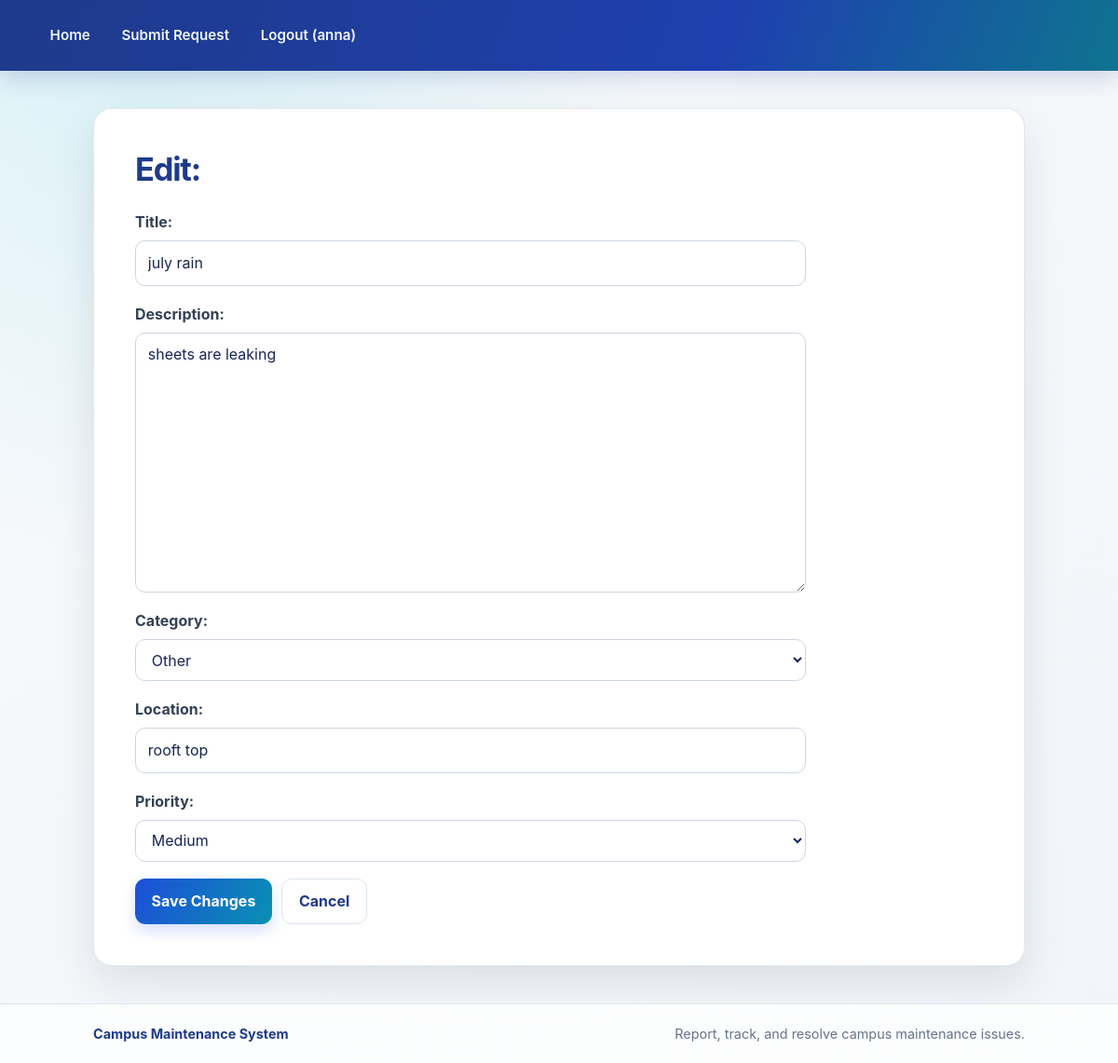
The page /edit/7/ (signed in) on the database its author committed.
### maintenance/models.py (models this page shows, shortened)
class MaintenanceRequest(models.Model):
    user = models.ForeignKey(User, on_delete=models.CASCADE)
    title = models.CharField(max_length=200)
    description = models.TextField()
    category = models.CharField(max_length=20, choices=CATEGORY_CHOICES, default='other')
    location = models.CharField(max_length=200)
    priority = models.CharField(max_length=10, choices=PRIORITY_CHOICES, default='medium')
    status = models.CharField(max_length=15, choices=STATUS_CHOICES, default='pending')
    date_reported = models.DateTimeField(auto_now_add=True)
    date_updated = models.DateTimeField(auto_now=True)

### maintenance/views.py (the view)
# urls.py: path('edit/<int:pk>/', views.edit_request, name='edit_request'),
@login_required
def edit_request(request, pk):
    obj = get_object_or_404(get_tickets(request.user), pk=pk)
    form_class = StaffMaintenanceRequestForm if request.user.is_staff else MaintenanceRequestForm
    form = form_class(request.POST or None, instance=obj)
    if form.is_valid():
        form.save()
        return redirect('home')
    return render(request, 'maintenance/edit_request.html', {'form': form})

### maintenance/forms.py
class MaintenanceRequestForm(forms.ModelForm):
    class Meta:
        model = MaintenanceRequest
        fields = ['title', 'description', 'category', 'location', 'priority']

### maintenance/views.py (called while the page is built)
def get_tickets(user):
    tickets = MaintenanceRequest.objects.all()
    return tickets if user.is_staff else tickets.filter(user=user)

### maintenance/templates/maintenance/edit_request.html (shortened to what this page needs)
{% extends 'maintenance/base.html' %}
{% block content %}
<h2>Edit: {{ maintenance_request.title }}</h2>
<form class="stacked-form" method="post">
    {{ form.as_p }}
    <div class="form-actions">
        <button class="btn" type="submit">Save Changes</button>
        <a class="btn secondary-button" href="{% url 'home' %}">Cancel</a>
    </div>
</form>
{% endblock %}

### maintenance/templates/maintenance/base.html (shortened to what this page needs)
<!DOCTYPE html>
<html>
<head>
    {% load static %}
    <link rel="stylesheet" href="{% static 'maintenance/styles.css' %}">
</head>
<body>
<nav>
    <a href="{% url 'home' %}">Home</a>
    {% if user.is_authenticated %}
        <a href="{% url 'submit_request' %}">Submit Request</a>
        <a href="{% url 'logout' %}">Logout ({{ user.username }})</a>
    {% else %}
        <a href="{% url 'login' %}">Login</a>
        <a href="{% url 'register' %}">Register</a>
    {% endif %}
</nav>
<main class="box">
    {% block content %}{% endblock %}
</main>
<footer class="site-footer">
    <p>Campus Maintenance System</p>
    <span>Report, track, and resolve campus maintenance issues.</span>
</footer>
</body>
</html>

### maintenance/static/maintenance/styles.css (style rules this page uses)
:root { color-scheme: light; --ink: #172554; --muted: #64748b; --brand: #1d4ed8; --brand-dark: #1e3a8a; --accent: #06b6d4; --surface: #ffffff; --canvas: #f1f5f9; --line: #dbe4f0; --shadow: 0 18px 45px rgb(15 23 42 / 10%); }
* { box-sizing: border-box; }
body { display: flex; flex-direction: column; min-height: 100vh; margin: 0; color: var(--ink); background: radial-gradient(ellipse at 12% 0%, rgb(6 182 212 / 13%), transparent 35rem), linear-gradient(145deg, #f8fafc, var(--canvas)); font-family: Inter, "Segoe UI", Arial, sans-serif; line-height: 1.6; }
nav { display: flex; flex-wrap: wrap; align-items: center; gap: 0.4rem; min-height: 76px; padding: 1rem max(1.25rem, calc((100% - 1120px) / 2)); background: linear-gradient(110deg, var(--brand-dark), #1e40af 65%, #0e7490); box-shadow: 0 8px 24px rgb(30 58 138 / 18%); }
nav a { padding: 0.55rem 0.85rem; border-radius: 0.65rem; color: #eff6ff; font-size: 0.95rem; font-weight: 600; text-decoration: none; transition: background-color 160ms ease, transform 160ms ease; }
.box { width: min(100% - 2rem, 1000px); flex: 1 0 auto; min-height: 240px; margin: 2.5rem auto; padding: clamp(1.25rem, 4vw, 2.75rem); border: 1px solid rgb(219 228 240 / 85%); border-radius: 1.25rem; background: var(--surface); box-shadow: var(--shadow); }
.site-footer { display: flex; flex-wrap: wrap; align-items: center; justify-content: space-between; gap: 0.4rem 1rem; margin-top: auto; padding: 1.25rem max(1.25rem, calc((100% - 1000px) / 2)); border-top: 1px solid var(--line); background: rgb(255 255 255 / 75%); color: var(--muted); font-size: 0.9rem; }
.site-footer p { margin: 0; color: var(--brand-dark); font-weight: 700; }
.site-footer span { color: var(--muted); }
h1, h2 { margin-top: 0; color: var(--brand-dark); line-height: 1.2; letter-spacing: -0.035em; }
h2 { margin-bottom: 1.5rem; font-size: clamp(1.55rem, 4vw, 2.15rem); }
p { color: #475569; }
a { color: var(--brand); font-weight: 600; }
.btn, button { display: inline-flex; align-items: center; justify-content: center; min-height: 42px; padding: 0.65rem 1.1rem; border: 0; border-radius: 0.7rem; background: linear-gradient(120deg, var(--brand), #0891b2); box-shadow: 0 7px 16px rgb(29 78 216 / 18%); color: #ffffff; cursor: pointer; font: inherit; font-weight: 700; text-decoration: none; transition: box-shadow 160ms ease, transform 160ms ease; }
form:not(.inline-form) { max-width: 720px; }
form.stacked-form { display: grid; gap: 1.15rem; }
form.stacked-form p { display: grid; gap: 0.4rem; margin: 0; }
label { display: block; margin: 0; color: #334155; font-weight: 650; }
input, select, textarea { width: 100%; min-height: 44px; padding: 0.65rem 0.8rem; border: 1px solid #cbd5e1; border-radius: 0.65rem; background: #ffffff; color: var(--ink); font: inherit; }
textarea { min-height: 130px; resize: vertical; }
.form-actions { display: flex; flex-wrap: wrap; gap: 0.65rem; }
.secondary-button { border: 1px solid var(--line); background: #ffffff; box-shadow: none; color: var(--brand-dark); }

### rows shown on the page
MaintenanceRequest: title "july rain", description "sheets are leaking", category "Other", location "rooft top", priority "Medium"

### other values the page prints
{{ user.username }} "anna"
